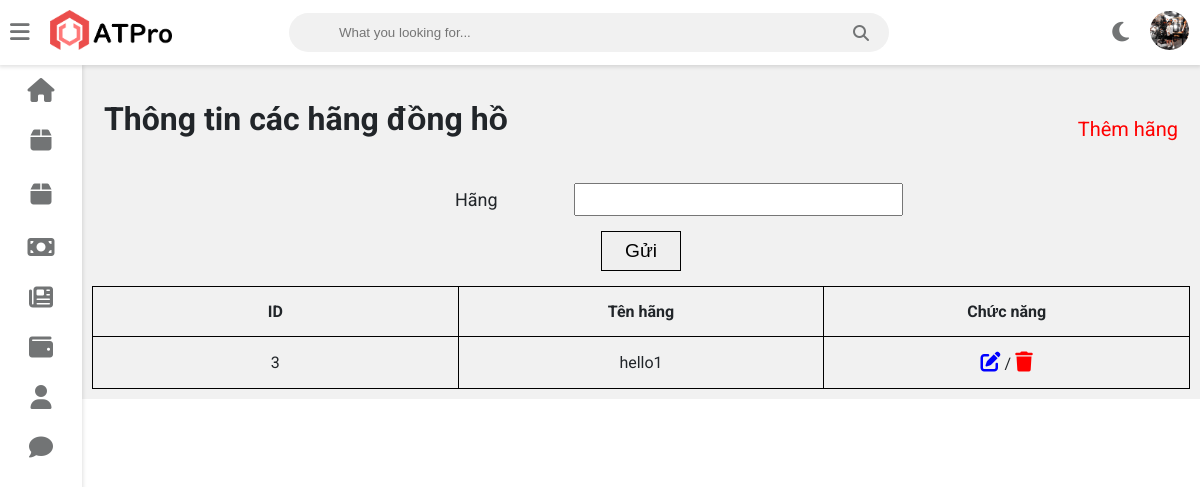
The page /admin/admin_hang.php (signed in) on the database as committed earlier.
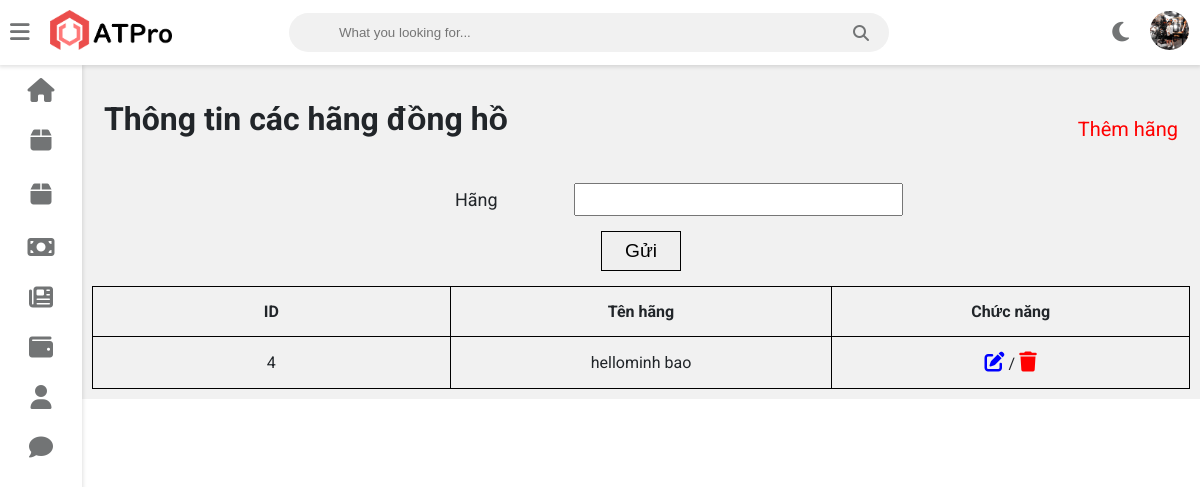
The same page on the database as committed later.
### tables this page shows
CREATE TABLE `hang` (
  `ID_hang` int(10) NOT NULL,
  `tenhang` varchar(255) NOT NULL
);

### admin/admin_hang.php (the view)
<?php include "./admin_header.php"?>
	<link rel="stylesheet" href="./CSS/admin_sanpham.css">
    <div class="wrapper">
        <div class="mainRight_header">
		<h1 class="mainRight_tittle">Thông tin các hãng đồng hồ</h1>
		<p class="mainRight_btnADD"><a href="./admin_hang_them.php">Thêm hãng</a></p>
		</div>
        <form class="mainRight_search" method="GET">
            <div class="mainRight_search_item">
            <p class="mainRight_search_text-short">Hãng</p>
            <input type="text" name="hang">
            </div>
            <button class="mainRIght_search_btn" type="submit" name="search_hang">Gửi</button>
        </form>
        <div class="mainRight_table">
            <table>
                <tr>
                    <th>ID</th>
                    <th>Tên hãng</th>
                    <th>Chức năng</th>
                </tr>
			<?php
            if(isset($_GET["search_hang"]))
            {
                $hang=$_GET["hang"];
                if($hang!="")
                {
                    $sql="SELECT * FROM `hang` WHERE ID_hang='$hang'";
                }
                else{
                    $sql="SELECT * FROM `hang`";
                    echo '<script> alert("Mời nhập thông tin tên hãng"); </script>';
                }
            }
            else{
                $sql="SELECT * FROM `hang`";
            }
			$query=mysqli_query($conn, $sql);
			while($row=mysqli_fetch_assoc($query))
			{
			?>
                <tr>
                    <td><?php echo $row["ID_hang"]?></td>
                    <td><?php echo $row["tenhang"]?></td>
					<td><a href="./admin_hang_sua.php?id=<?php echo $row["ID_hang"]; ?>"><i class="fa-solid fa-pen-to-square icon icon1"></i></a>/<a href="./admin_hang_xoa.php?id=<?php echo $row["ID_hang"]; ?>"><i class="fa-solid fa-trash icon icon2"></i></a></td>
                </tr>
			<?php }?>
            </table>
        </div>
    </div>
	<?php include"./admin_footer.php"?>

Rows that differ between the two databases and show on the page:
removed hang: ID_hang "3", tenhang "hello1"
added hang: ID_hang "4", tenhang "hellominh bao"
